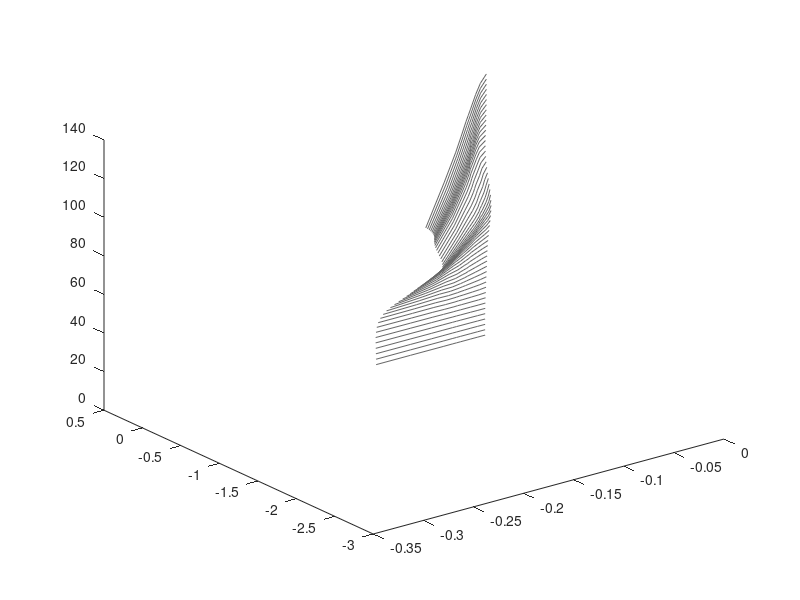

The MATLAB script that drew this image: (Note: this script raises an error after producing the figure.)
close all; clear; clc;

fontSize = 14;

%% Plotting all experiments in z zdm t space
load("meanAndStdData.mat")
data = expStats;
clear expStats

exps = fieldnames(data);
masses = [];

for i = 1:length(exps)
    masses = [masses; data.(exps{i}).mass];
end
masses = sort(unique(masses));

time = [0:length(data.mass1.AoB_zddmean)-1]/360;
%% Plot mz, mzd for all masses at same times
submersion = figure(1);
for t = 1:length(time)
    N = length(exps);
    z = zeros(N,1);
    zd = zeros(N,1);
    m = zeros(N,1);
    for i = 1:N
        z(i) = data.(exps{i}).EoB_zmean(t);
        zd(i) = data.(exps{i}).EoB_zdmean(t);
        m(i) = data.(exps{i}).mass;
    end
    plot3(z.*m, zd.*m, time(t)*ones(N,1)*1000,'color',[.4, .4, .4],'HandleVisibility','off')
    hold on
end


for i = 1:length(exps)

    m = data.(exps{i}).mass;
    switch m
        case masses(1)
            linespec = 'r';
        case masses(2)
            linespec = 'g';
        case masses(3)
            linespec = 'b';
        case masses(4)
            linespec = 'c';
        case masses(5)
            linespec = 'm';
        case masses(6)
            linespec = 'y';
        case masses(7)
            linespec = 'k';
        case masses(8)
            linespec = 'r--';
        case masses(9)
            linespec = 'g--';
        case masses(10)
            linespec = 'b--';
    end
    time = [0:length(data.(exps{i}).EoB_zmean)-1]/360;
    plot3(data.(exps{i}).EoB_zmean*data.(exps{i}).mass, data.(exps{i}).EoB_zdmean*data.(exps{i}).mass, time*1000, linespec,'LineWidth',1,'DisplayName',append(string(m), 'kg'))
    hold on
    
end

grid on
axis square
% legend("FontSize",fontSize*.7,'Location','none')
legend("FontSize",fontSize*.7, "NumColumns",2,'Location', 'best')

xlabel("$zm$ (kg m)",'Interpreter','latex','FontSize',fontSize)
ylabel("$\dot{z}m$ (kgm/s)",'Interpreter','latex','FontSize',fontSize)
zlabel("Time (ms)",'Interpreter','latex','FontSize',fontSize)
view(25,25)



%% Plot z, zd for all masses at same times
simpleinputspace = figure(2);
for t = 1:length(time)
    N = length(exps);
    z = zeros(N,1);
    zd = zeros(N,1);
    m = zeros(N,1);
    for i = 1:N
        z(i) = data.(exps{i}).EoB_zmean(t);
        zd(i) = data.(exps{i}).EoB_zdmean(t);
        m(i) = data.(exps{i}).mass;
    end
    plot3(z*1000, zd, time(t)*ones(N,1)*1000,'color',[.4, .4, .4],'HandleVisibility','off')
    hold on
end


for i = 1:length(exps)

    m = data.(exps{i}).mass;
    switch m
        case masses(1)
            linespec = 'r';
        case masses(2)
            linespec = 'g';
        case masses(3)
            linespec = 'b';
        case masses(4)
            linespec = 'c';
        case masses(5)
            linespec = 'm';
        case masses(6)
            linespec = 'y';
        case masses(7)
            linespec = 'k';
        case masses(8)
            linespec = 'r--';
        case masses(9)
            linespec = 'g--';
        case masses(10)
            linespec = 'b--';
    end
    time = [0:length(data.(exps{i}).EoB_zmean)-1]/360;
    plot3(data.(exps{i}).EoB_zmean*1000, data.(exps{i}).EoB_zdmean, time*1000, linespec,'LineWidth',1,'DisplayName',append(string(m), 'kg'))
    hold on
    
end

grid on
axis square
legend("FontSize",fontSize*.7, "NumColumns",2,'Location', 'best')

xlabel("$z$ (mm)",'Interpreter','latex','FontSize',fontSize)
ylabel("$\dot{z}$ (m/s)",'Interpreter','latex','FontSize',fontSize)
zlabel("Time (ms)",'Interpreter','latex','FontSize',fontSize)

view(25,25) 

%% Save figures
saveas(submersion, 'submersion.eps', 'epsc')
saveas(simpleinputspace, 'unsubmerged.eps', 'epsc')